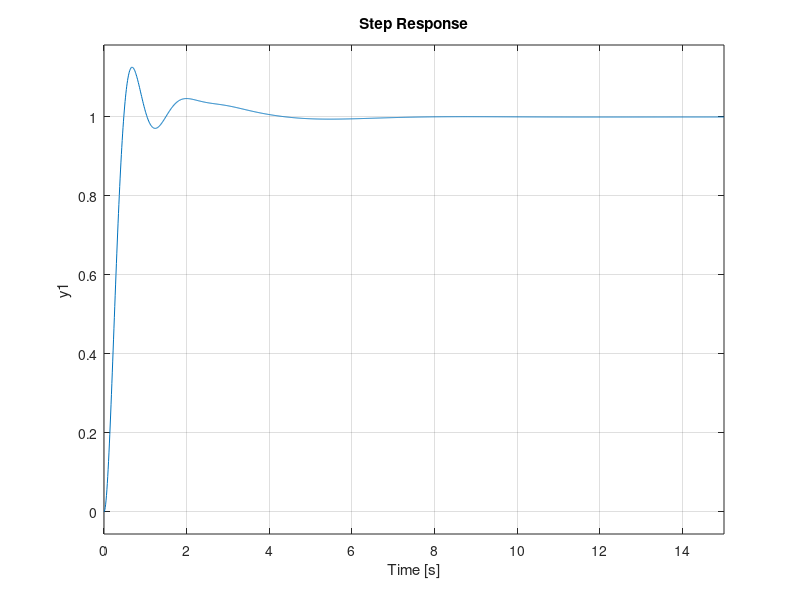

Reproduce this figure in MATLAB.
s= tf('s');
Ku=60;
Tu= 1.892;
Ti= Tu/2 ;
Td = Tu/8 ;
Kp = 0.6*Ku;
Ki=Kp/Ti;           %Ki= 44.33
Kd=Kp*Td*3;           %Kd= 7.308
G= 1/((s+1)*(s+2)*(s+3));
C =pid(Kp,Ki,Kd);
T = feedback(C*G,1)
t = 0:0.01:15;
step(T,t)
